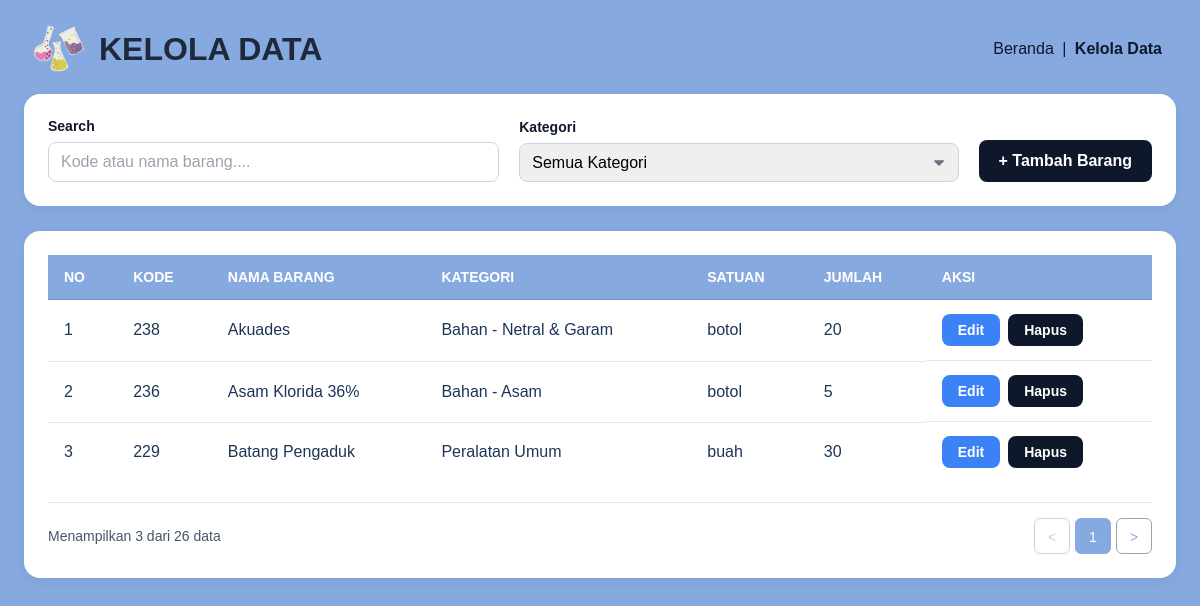
The app's page /sistem_manajemen_lab_kimia/pages/keloladata/index.php with its own data.
### tables this page shows
CREATE TABLE item_alat_bahan (
    id_item INT PRIMARY KEY AUTO_INCREMENT,
    nama_item VARCHAR(255) NOT NULL,
    id_kategori INT NOT NULL,
    satuan VARCHAR(50) NOT NULL,
    deskripsi TEXT,
    FOREIGN KEY (id_kategori) REFERENCES kategori_item(id_kategori)
) AUTO_INCREMENT = 221;

CREATE TABLE kategori_item (
    id_kategori INT PRIMARY KEY AUTO_INCREMENT,
    nama_kategori VARCHAR(100) NOT NULL,
    deskripsi TEXT
) AUTO_INCREMENT = 11;

CREATE TABLE stok_lab (
    id_stok INT PRIMARY KEY AUTO_INCREMENT,
    id_item INT NOT NULL,
    jumlah INT NOT NULL,
    kondisi VARCHAR(100),
    tanggal_update TIMESTAMP,
    FOREIGN KEY (id_item) REFERENCES item_alat_bahan(id_item)
) AUTO_INCREMENT = 111;

### sistem_manajemen_lab_kimia/pages/keloladata/index.php (the view, shortened to what this page needs)
<?php
include __DIR__ . '/../../config/koneksi.php';
$jumlah_data_per_halaman = 3;
$sql_where = "";
$join_clause = " LEFT JOIN kategori_item k ON iab.id_kategori = k.id_kategori
                 LEFT JOIN stok_lab s ON iab.id_item = s.id_item ";
$params_url = [];
$params_sql = [];
$query_string = http_build_query($params_url);
$link_prefix = $query_string ? "?$query_string&" : "?";
$stmt_total = $pdo->prepare("SELECT COUNT(*) as total FROM item_alat_bahan iab $join_clause $sql_where");
$stmt_total->execute($params_sql);
$total_data = $stmt_total->fetchColumn();
$total_halaman = ceil($total_data / $jumlah_data_per_halaman);
$halaman_aktif = (isset($_GET['halaman'])) ? (int)$_GET['halaman'] : 1;
$data_awal = ($halaman_aktif - 1) * $jumlah_data_per_halaman;
$sql_data = "SELECT iab.id_item, iab.nama_item, iab.satuan, k.nama_kategori, s.jumlah
             FROM item_alat_bahan iab
             $join_clause
             $sql_where
             ORDER BY iab.nama_item ASC
             LIMIT :limit OFFSET :offset";
$stmt_data = $pdo->prepare($sql_data);
$stmt_data->bindValue(':limit', $jumlah_data_per_halaman, PDO::PARAM_INT);
$stmt_data->bindValue(':offset', $data_awal, PDO::PARAM_INT);
$stmt_data->execute();
$data_kelola = $stmt_data->fetchAll(PDO::FETCH_ASSOC);
$data_di_halaman_ini = count($data_kelola);
?>
<!DOCTYPE html>
<html lang="id">
<head>
    <link rel="stylesheet" href="../../assets/css/keloladata.css">
</head>
<body>
    <div class="container">
        <header class="header">
            <div class="header-title">
                <img src="../../assets/img/ikon.png" alt="Ikon Lab" class="header-icon">
                <h1>KELOLA DATA</h1>
            </div>
            <nav class="breadcrumbs">
                <a href="../dashboard.php">Beranda</a> |
                <a href="#" class="active">Kelola Data</a>
            </nav>
        </header>
        <form class="card filter-card" method="GET" action="index.php" id="filterForm">
            <div class="form-group">
                <label for="search">Search</label>
                <input type="text" id="search" name="search" placeholder="Kode atau nama barang...."
                       value="<?php echo isset($_GET['search']) ? htmlspecialchars($_GET['search']) : ''; ?>">
            </div>
            <div class="form-group">
                <label for="kategori">Kategori</label>
                <select id="kategori" name="kategori">
                    <option value="semua" <?php echo (!isset($_GET['kategori']) || $_GET['kategori'] == 'semua') ? 'selected' : ''; ?>>Semua Kategori</option>
                </select>
            </div>
             <a href="add.php" class="btn btn-primary">+ Tambah Barang</a>
        </form>
        <div class="card data-card">
            <table class="data-table">
                <thead>
                    <tr>
                        <th>No</th>
                        <th>Kode</th>
                        <th>Nama Barang</th>
                        <th>Kategori</th>
                        <th>Satuan</th>
                        <th>Jumlah</th>
                        <th>Aksi</th>
                    </tr>
                </thead>
                <tbody>
                    <?php
                    if ($data_di_halaman_ini > 0):
                        $nomor = $data_awal + 1;
                        foreach ($data_kelola as $data):
                    ?>
                    <tr>
                        <td><?php echo $nomor++; ?></td>
                        <td><?php echo htmlspecialchars($data['id_item']); ?></td>
                        <td><?php echo htmlspecialchars($data['nama_item']); ?></td>
                        <td><?php echo htmlspecialchars($data['nama_kategori']); ?></td>
                        <td><?php echo htmlspecialchars($data['satuan']); ?></td>
                        <td><?php echo htmlspecialchars($data['jumlah']); ?></td>
                        <td>
                            <a href="edit.php?id=<?php echo $data['id_item']; ?>" class="btn btn-edit">Edit</a>
                            <a href="index.php?action=delete&id=<?php echo $data['id_item']; ?>" class="btn btn-delete"
                               onclick="showDeleteModal(event, this.href);">Hapus</a>
                        </td>
                    </tr>
                    <?php
                        endforeach;
                    endif;
                    ?>
                </tbody>
            </table>
            <div class="table-footer">
                <span class="footer-info">
                    Menampilkan <?php echo $data_di_halaman_ini; ?> dari <?php echo $total_data; ?> data
                </span>
                <?php if ($total_halaman > 1): ?>
                    <nav class="pagination">
                        <a href="<?php echo $link_prefix; ?>halaman=<?php echo $halaman_aktif - 1; ?>"
                           class="page-arrow <?php echo ($halaman_aktif <= 1) ? 'disabled' : ''; ?>">&lt;</a>
                        <span class="page-number active"><?php echo $halaman_aktif; ?></span>
                        <a href="<?php echo $link_prefix; ?>halaman=<?php echo $halaman_aktif + 1; ?>"
                           class="page-arrow <?php echo ($halaman_aktif >= $total_halaman) ? 'disabled' : ''; ?>">&gt;</a>
                    </nav>
                <?php endif; ?>
            </div>
        </div>
    </div>
</body>
</html>

### sistem_manajemen_lab_kimia/assets/css/keloladata.css (style rules this page uses)
* { box-sizing: border-box; margin: 0; padding: 0; }
body { font-family: 'Poppins', sans-serif; background-color: #86AADF; color: #1D3557; padding: 24px; }
.header { display: flex; justify-content: space-between; align-items: center; margin-bottom: 20px; padding: 0 10px; }
.header-title { display: flex; align-items: center; gap: 15px; }
.header-icon { width: 50px; height: 50px; }
.header-title h1 { font-size: 32px; color: #1E293B; font-weight: 900; }
.breadcrumbs { font-size: 16px; color: #0F172A; font-weight: 500; }
.breadcrumbs a { text-decoration: none; color: #0F172A; margin: 0 4px; }
.breadcrumbs a.active { font-weight: 700; color: #0F172A; }
.card { background-color: #FFFFFF; border-radius: 16px; padding: 24px; box-shadow: 0 4px 12px rgba(0, 0, 0, 0.05); margin-bottom: 25px; }
.filter-card { display: flex; align-items: flex-end; gap: 20px; flex-wrap: wrap; }
.filter-card .form-group { display: flex; flex-direction: column; flex-grow: 1; min-width: 200px; }
.filter-card .btn-primary { margin-left: auto; flex-shrink: 0; }
.form-group label { font-size: 14px; font-weight: bold; color: #0F172A; margin-bottom: 8px; }
.form-group input[type="text"], .form-group select { padding: 10px 12px; border: 1px solid #CBD5E1; border-radius: 8px; font-size: 16px; width: 100%; font-family: inherit; }
.form-group input::placeholder { color: #9CA3AF; }
.form-group select { appearance: none; -webkit-appearance: none; -moz-appearance: none; background-repeat: no-repeat; background-position: right 14px center; background-size: 10px; padding-right: 35px; }
.btn { text-decoration: none; border: none; border-radius: 8px; padding: 12px 20px; font-size: 16px; font-weight: bold; cursor: pointer; transition: background-color 0.2s; white-space: nowrap; font-family: inherit; }
.btn-primary { background-color: #0F172A; color: #FFFFFF; }
.btn-edit { background-color: #3B82F6; color: #FFFFFF; padding: 8px 16px; font-size: 14px; }
.btn-delete { background-color: #0F172A; color: #FFFFFF; padding: 8px 16px; font-size: 14px; }
.data-table { width: 100%; border-collapse: collapse; border-spacing: 0; }
.data-table th, .data-table td { padding: 14px 16px; text-align: left; border-bottom: 1px solid #E2E8F0; }
.data-table tbody tr:last-child td { border-bottom: none; }
.data-table td:last-child { display: flex; gap: 8px; justify-content: flex-start; }
.data-table th { background-color: #86aadf; color: #FFFFFF; font-size: 14px; text-transform: uppercase; font-weight: 700; border-bottom: 1px solid #6a94cc; }
.table-footer { display: flex; justify-content: space-between; align-items: center; margin-top: 20px; padding-top: 15px; border-top: 1px solid #E2E8F0; font-size: 14px; color: #475569; }
.pagination { display: flex; align-items: center; gap: 5px; }
.pagination .page-arrow, .pagination .page-number { display: inline-block; width: 36px; height: 36px; line-height: 36px; text-align: center; border-radius: 6px; border: 1px solid #9CA3AF; background-color: white; color: #86AADF; text-decoration: none; transition: background-color 0.2s, color 0.2s; }
.pagination .page-arrow { cursor: pointer; }
.pagination .page-number.active { background-color: #86AADF; color: white; border-color: #86AADF; cursor: default; }
.pagination .page-arrow.disabled { opacity: 0.5; cursor: not-allowed; color: #9CA3AF; background-color: white; pointer-events: none; }

### records on screen
item_alat_bahan: id_item "238", nama_item "Akuades", id_kategori.nama_kategori "Bahan - Netral & Garam", satuan "botol", stok_lab.jumlah "20"
item_alat_bahan: id_item "236", nama_item "Asam Klorida 36%", id_kategori.nama_kategori "Bahan - Asam", satuan "botol", stok_lab.jumlah "5"
item_alat_bahan: id_item "229", nama_item "Batang Pengaduk", id_kategori.nama_kategori "Peralatan Umum", satuan "buah", stok_lab.jumlah "30"

### other values on screen
$data_di_halaman_ini "3"
$total_data "26"
$halaman_aktif "1"
